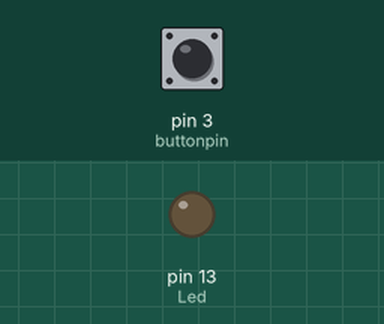
Bench run of a sketch on a simulated Arduino Uno, built with avr-gcc and run on an emulated ATmega328P. Shown: output pins drawn as LEDs (lit = HIGH). The inputs (shaded band) are chosen by the test bench; at power-on: pin 3 (buttonpin) LOW.

Above: at 1.2 s.
1.3 s: pin 3 (buttonpin) pulled HIGH for 0.15 s
At 1.37 s:
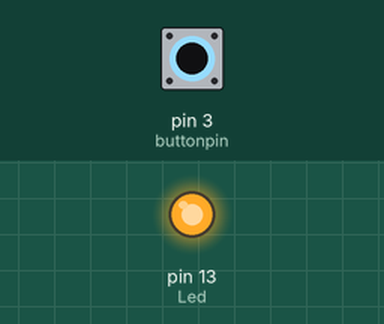
2.9 s: pin 3 (buttonpin) pulled HIGH for 3.2 s
At 7.5 s:
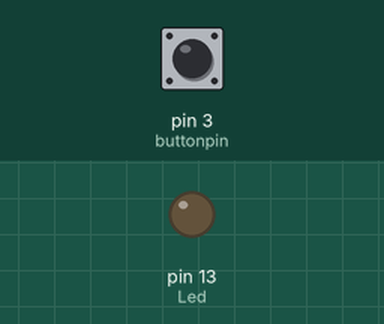
Timing chart, 0 to 9.0 s (numbered marks = the images above; inputs shaded):
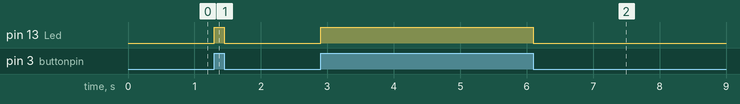

The sketch:

switch_module.ino
```cpp
int Led=13;//define LED port
int buttonpin=3; //define module port
;int  val;//define digital variable val
void  setup()
{
pinMode(Led,OUTPUT);//define LED as a output port
pinMode(buttonpin,INPUT);//define sensor as a output port
}
void  loop()

{ val=digitalRead(buttonpin);//read the value of the digital interface 3 assigned to val
if(val==HIGH)//when the temperature sensor have signal, LED blink
{
digitalWrite(Led,HIGH);
}
else
{
digitalWrite(Led,LOW);
}
}
```

Measured:
- after the input at 1.3 s, pin 13 (Led): LOW → HIGH at once, → LOW 0.15 s later
- after the input at 2.9 s, pin 13 (Led): LOW → HIGH at once, → LOW 3.2 s later
